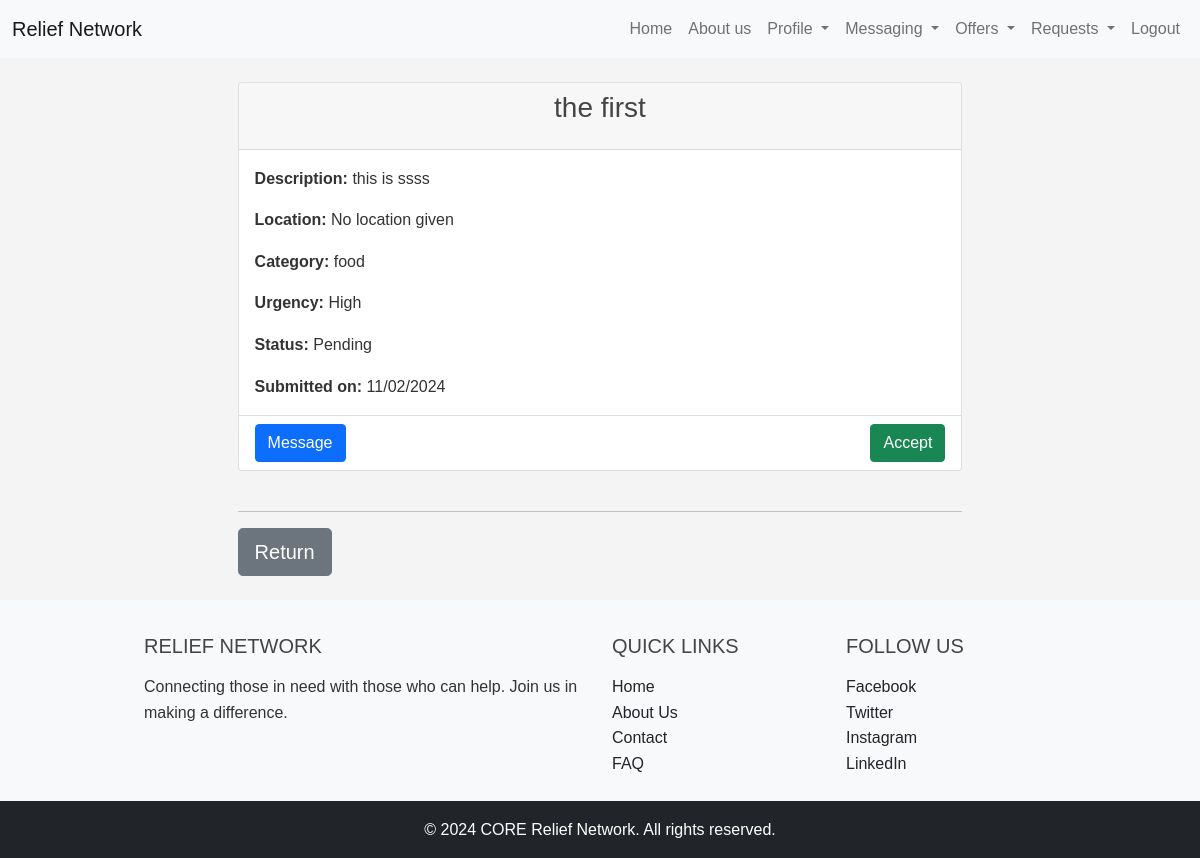
/offers_view_requester_detail/8/ (signed in), run on an earlier commit of the app's database.
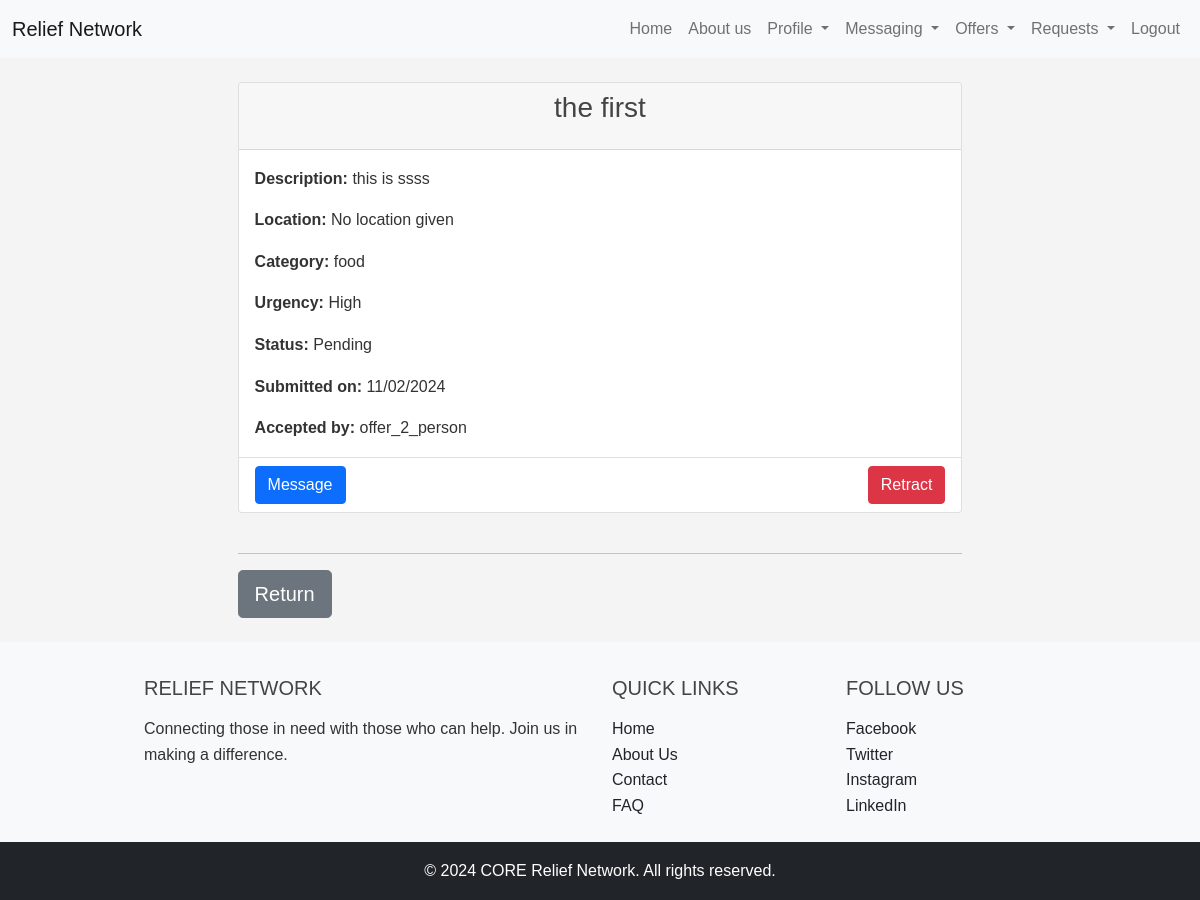
And on a later commit of the database.
### requests_app/models.py (models this page shows, shortened)
class Request(models.Model):
    CATEGORY_CHOICES = (
        ('food', 'Food'),
        ('water', 'Water'),
        ('clothing', 'Clothing'),
        ('shelter', 'Shelter'),
        ('medical', 'Medical Supplies'),
        ('other', 'Other'),
    )
    URGENCY_LEVELS = (
        ('low', 'Low'),
        ('medium', 'Medium'),
        ('high', 'High'),
    )
    STATUS_CHOICES = (
        ('pending', 'Pending'),
        ('accepted', 'Accepted'),
        ('in_progress', 'In Progress'),
        ('completed', 'Completed'),
        ('cancelled', 'Cancelled'),
    )
    user = models.ForeignKey(User, on_delete=models.CASCADE)
    title = models.CharField(max_length=100, default='No title given')
    description = models.TextField(default='No description given')
    location = models.CharField(max_length=255, default='No location given')# add a more detailed address later
    category = models.CharField(max_length=50, choices=CATEGORY_CHOICES, default='Other')
    urgency = models.CharField(max_length=10, choices=URGENCY_LEVELS, default='Low')
    status = models.CharField(max_length=11, choices=STATUS_CHOICES, default='Pending')
    accepted_by = models.ForeignKey(User, null=True, blank=True, on_delete=models.SET_NULL, related_name='accepted_requests')# changeed the default to None if no one has accepted the request
    created_at = models.DateTimeField(default=timezone.now, editable=False)

### accounts/models.py (models this page shows)
class User(AbstractUser):
    USER_TYPE_CHOICES = (
        ('requester', 'Requester'),
        ('provider', 'Provider'),
    )
    user_type = models.CharField(max_length=10, choices=USER_TYPE_CHOICES)
    name = models.CharField(max_length=255, null=True, blank=True)  # Adding a name field
    email = models.EmailField(unique=True)

### offers/views.py (the view)
# urls.py: path('offers_view_requester_detail/<int:request_id>/', offers_views.offers_view_requester_detail, name='offers_view_requester_detail'),
@login_required
def offers_view_requester_detail(request, request_id):
    req = get_object_or_404(Request, id=request_id)
    return render(request, 'offers_view_requester_detail.html', {'request_': req})

### offers/templates/offers_view_requester_detail.html (shortened to what this page needs)
{% extends 'base.html' %}
{% block content %}
{% load static %}
<link rel="stylesheet" type="text/css" href="{% static 'css/styles.css' %}">
<div class="container mt-8" data-page-type="offer_view_detail_requester">
    <div class="row request-container">
        <div class="col-md-12 col-lg-12 mb-4 item_request" id="request_-{{ request_.id }}">
            <div class="card">
                <div class="card-header text-center">
                    <h3>{{ request_.title }}</h3>
                </div>
                <div class="card-body">
                    <p class="card-text"> <strong>Description:</strong> {{ request_.description }}</p>
                    <p class="card-text"> <strong>Location:</strong> {{ request_.location }}</p>
                    <p class="card-text"> <strong>Category:</strong> {{ request_.category }}</p>
                    <p class="card-text"> <strong>Urgency:</strong> {{ request_.get_urgency_display }}</p>
                    <p class="card-text"> <strong>Status:</strong> {{ request_.get_status_display }}</p>
                    <p class="card-text"> <strong>Submitted on:</strong> {{ request_.created_at|date:"SHORT_DATE_FORMAT" }}</p>
                    {% if request_.accepted_by %}
                    <p class="card-text accepted-by"> <strong>Accepted by:</strong> {{ request_.accepted_by.username }}</p>
                    {% endif %}
                </div>
                <div method="post" class="card-footer bg-transparent d-flex justify-content-between">
                    <div class="d-flex justify-content-between align-items-left ">
                        <a href="{% url 'send_message_to' request_.user.id %}" class="btn btn-primary">
                             Message
                        </a>
                    </div>
                    <div class="d-flex justify-content-between align-items-right">
                        <form class="accept-form" data-request-id="{{ request_.id }}">
                            {% if request_.accepted_by %}
                            <button type="button" class="btn btn-danger accept-btn" data-action="retract">Retract</button>
                            {% else %}
                            <button type="button" class="btn btn-success accept-btn" data-action="accept">Accept</button>
                            {% endif %}
                        </form>
                    </div>
                </div>
            </div>
        </div>
    </div>
    <hr>
    <a href="{{request.META.HTTP_REFERER|escape}}"><button type="button2" class="btn btn-secondary btn-lg btn-block">Return</button></a>
</div>
{% load static %}
{% endblock %}

What changed in the data, as far as the page shows it:
changed Request "the first": accepted_by_id empty → 6 (drawn); accepted_by.username (not shown) → "offer_2_person"
Also different on the page:
text no longer shown: "Accept"
text now shown: "Accepted by: Retract"
